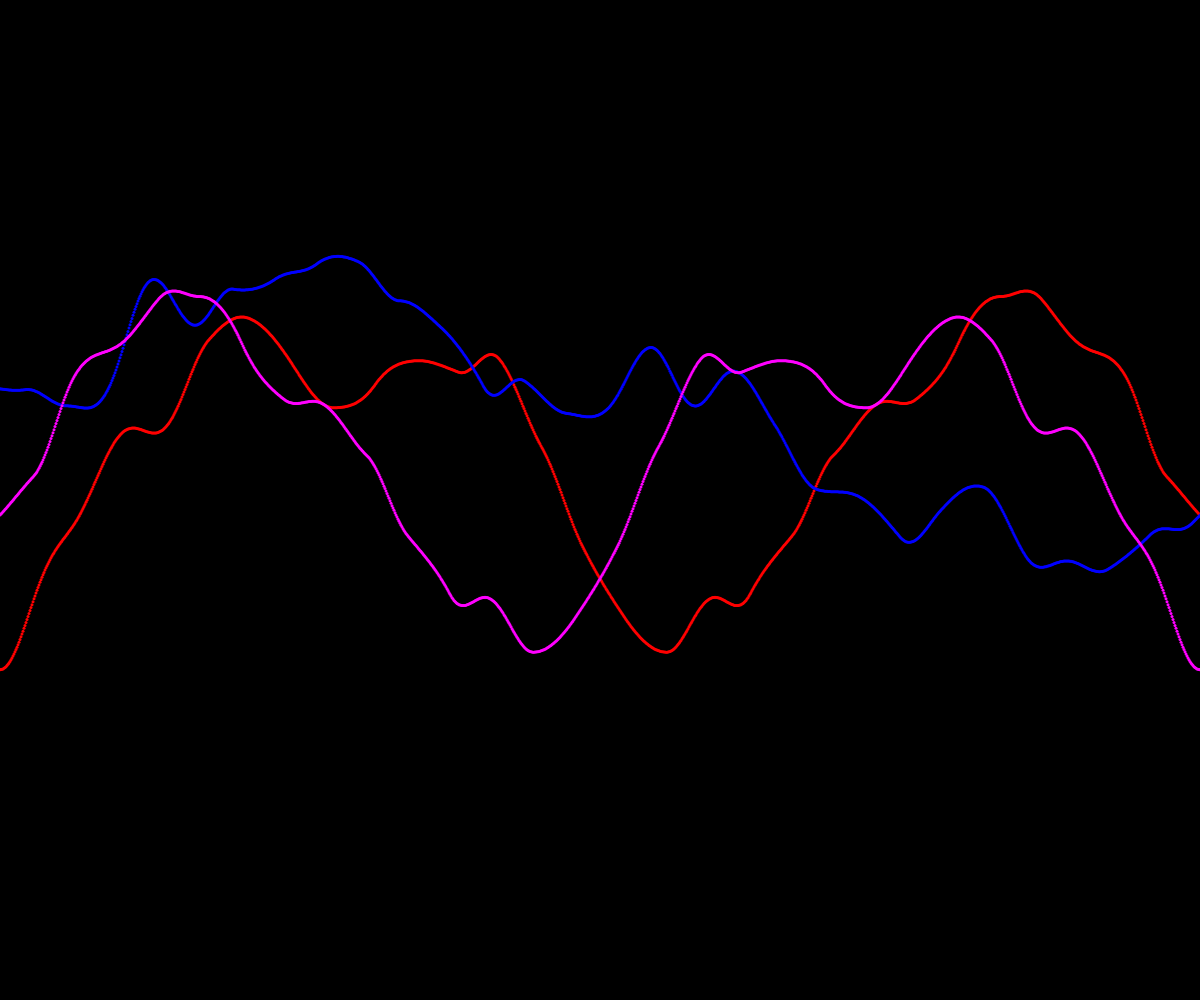
Frame 1 (no input)
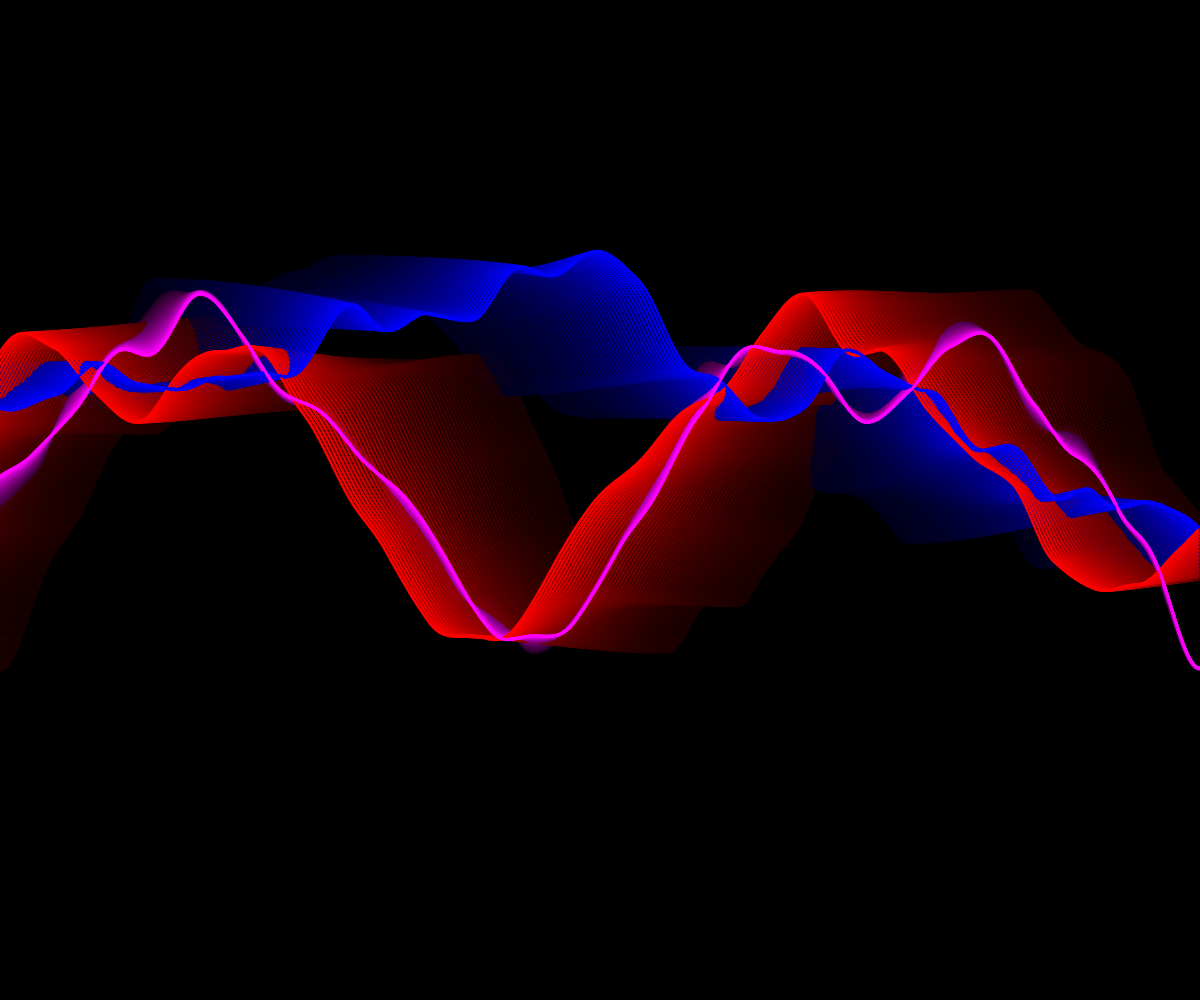
Frame 60 (no input)
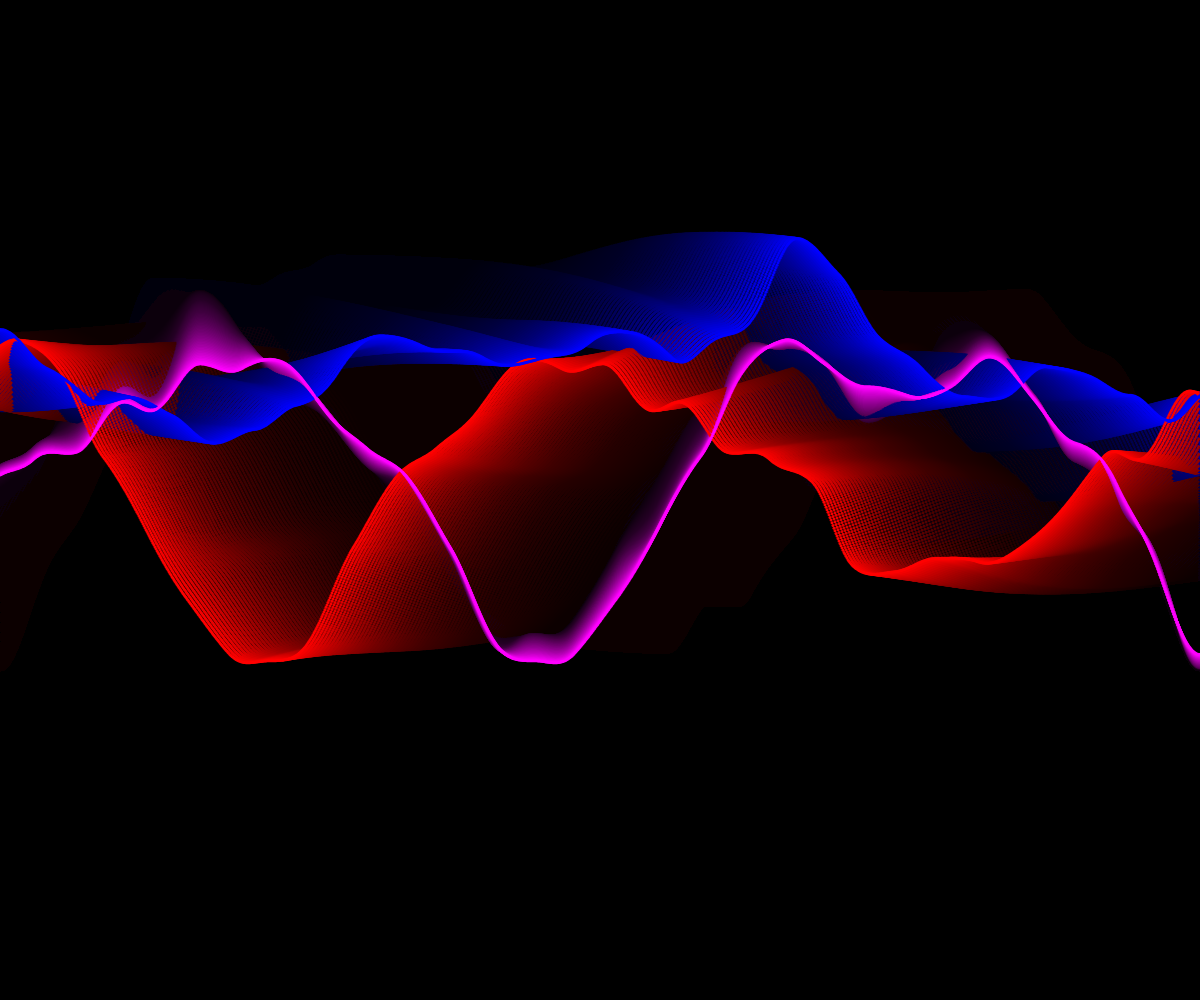
Frame 120 (the mouse pressed at the canvas centre since frame 60)

The p5.js sketch that drew these frames (run headless with seeded random() and noise() and a simulated clock; from frame 60 on, the mouse is pressed at the canvas centre):

// p5.js sketch
// ── sketch.js
let pstart = 0;
let nchange = 0.01;
let lilStep = 0.003;

function setup() {
    createCanvas(windowWidth, windowHeight);
    background(0);
    strokeWeight(3);
    
}

function draw() {
    background(0,0,0,10);
    let perlinStepX = pstart;
    let perlinStepY = frameCount/700;
    stroke(255,0,0);
    for(let x = 0; x < width;x+=1){
        let loise = noise(perlinStepX,perlinStepY);
        perlinStepX += lilStep;
        let y = height*loise;
        point(x, y);
    }
    stroke(0,0,255);
    for(let x = width; x >= 0;x-=1){
        let loise = noise(perlinStepX,perlinStepY);
        perlinStepX += lilStep;
        let y = height*loise;
        point(x, y);
    }
    let psx = 0;
    let psy = frameCount/700;

    stroke(255,0,255);
    for(let x = width; x >= 0;x-=1){
        let loise = noise(psx,psy);
        psx += lilStep;
        let y = height*loise;
        point(x, y);
    }    
    pstart += nchange;
}
